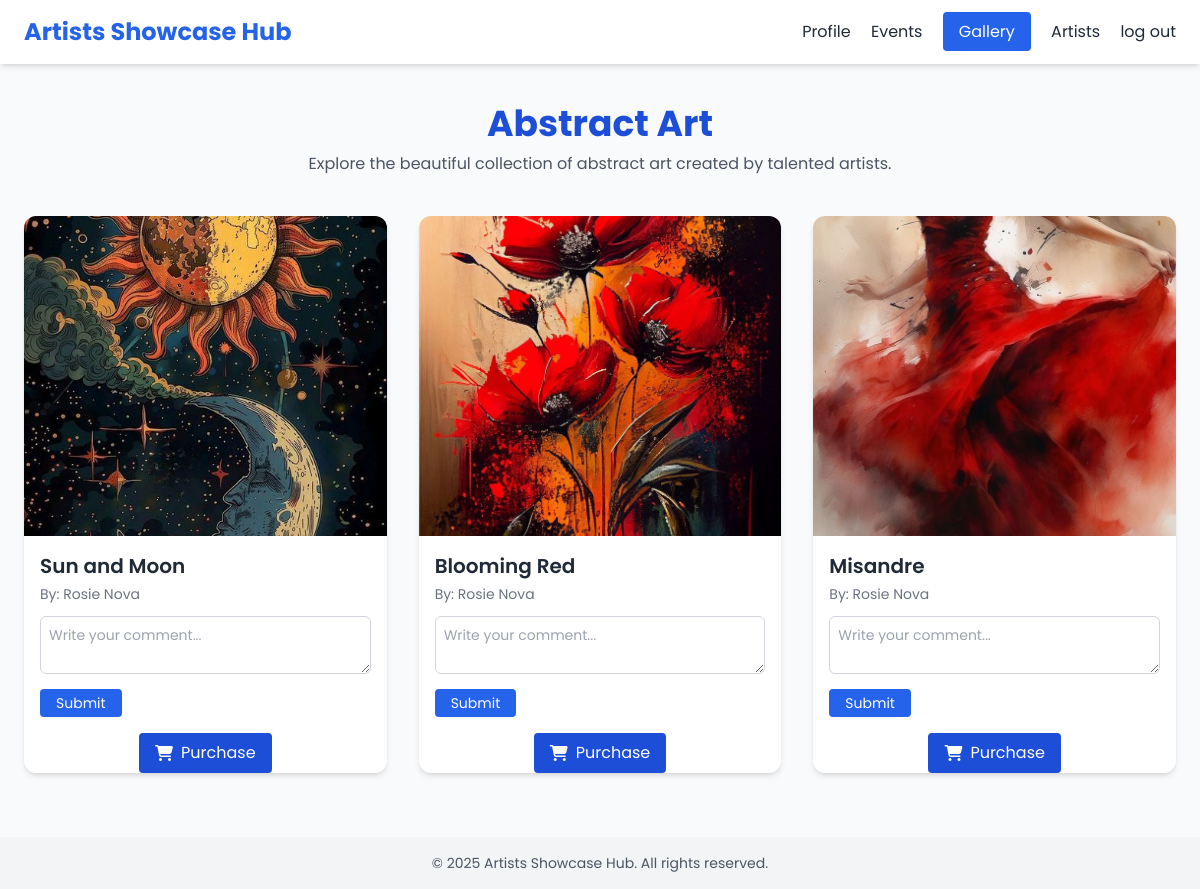
The page /abstractart/ on the database as committed earlier.
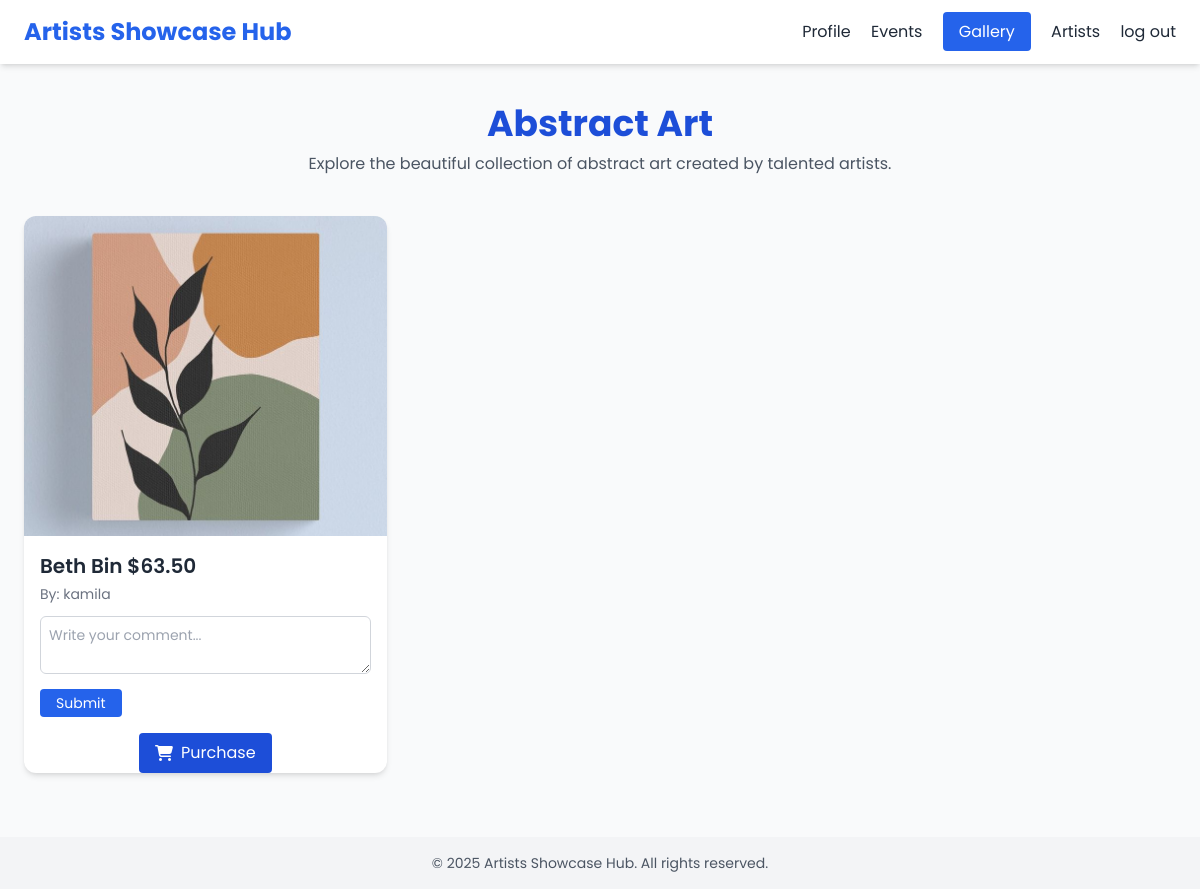
The same page on the database as committed later.
### hub/models.py (models this page shows, shortened)
class AbstractArt(models.Model):
    title = models.CharField(max_length=100)
    image = models.ImageField(upload_to='abstract_art/')
    description = models.TextField()
    artist = models.CharField(max_length=100)

### hub/views.py (the view)
# urls.py: path('abstractart/', views.abstractart, name='abstractart'),
def abstractart(request):
    artworks = AbstractArt.objects.all()
    return render(request, 'abstractart.html', {'artworks': artworks})

### template/abstractart.html (shortened to what this page needs)
<!DOCTYPE html>
<html lang="en">
<head>
  {% load static %}
  <script src="https://cdn.tailwindcss.com"></script>
</head>
<body class="bg-gray-50 text-gray-800">
  <header class="flex justify-between items-center px-6 py-4 shadow-md sticky top-0 bg-white z-50">
    <h1 class="text-2xl font-bold text-blue-600 ">Artists Showcase Hub</h1>
    <nav class="space-x-4">
      <a href="{% url 'profile' %}" class="hover:text-blue-600">Profile</a>
      <a href="{% url 'event' %}" class="hover:text-blue-600">Events</a>
      <a href="{% url 'gallery' %}" class="bg-blue-600 text-white px-4 py-2 rounded hover:bg-blue-700">Gallery</a>
      <a href="{% url 'artist_profile' %}" class="hover:text-blue-600">Artists</a>
      <a href="{% url 'logout' %}" class="hover:text-blue-600">log out</a>
    </nav>
  </header>
  <section class="text-center py-10 px-4">
    <h2 class="text-4xl font-bold text-blue-700">Abstract Art</h2>
    <p class="text-gray-600 mt-2">Explore the beautiful collection of abstract art created by talented artists.</p>
  </section>
  <section class="grid gap-8 px-6 pb-16 md:grid-cols-2 lg:grid-cols-3">
    {% for art in artworks %}
    <div class="bg-white rounded-xl shadow-md overflow-hidden hover:shadow-lg transition">
      <img src="{{ art.image.url }}" alt="{{ art.title }}" class="w-full h-80 object-cover cursor-pointer" onclick="openModal('{{ art.image.url }}', '{{ art.title }}', '{{ art.description|escapejs }}', '{{ art.artist }}')">
      <div class="p-4">
        <h4 class="text-xl font-semibold mb-1">{{ art.title }}</h4>
        <p class="text-sm text-gray-500 mb-3">By: {{ art.artist }}</p>
            <textarea name="comment" rows="2" placeholder="Write your comment..." class="w-full p-2 border border-gray-300 rounded-md text-sm"></textarea>
            <button type="submit" class="mt-2 bg-blue-600 text-white px-4 py-1 rounded hover:bg-blue-700 text-sm">Submit</button>
        </div>
        <div class="text-center">
          <a href="{% url 'payment' %}" class="inline-flex items-center gap-2 bg-blue-700 text-white px-4 py-2 rounded hover:bg-pblue-800">
            <i class="fas fa-shopping-cart"></i> Purchase
          </a>
        </div>
      </div>
    {% empty %}
    <p class="text-center col-span-full text-gray-500">No abstract art available at the moment.</p>
    {% endfor %}
  </section>
  <footer class="bg-gray-100 text-center py-4 text-sm text-gray-600">
    &copy; 2025 Artists Showcase Hub. All rights reserved.
  </footer>
</body>
</html>

Rows that differ between the two databases and show on the page:
removed AbstractArt: image (picture), title "Sun and Moon", artist "Rosie Nova"
removed AbstractArt: image (picture), title "Blooming Red", artist "Rosie Nova"
removed AbstractArt: image (picture), title "Misandre", artist "Rosie Nova"
added AbstractArt: image (picture), title "Beth Bin $63.50", artist "kamila"
